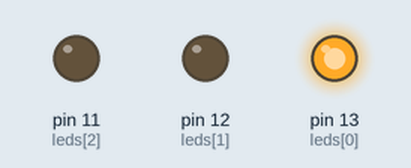
Recording of a sketch running on a simulated Arduino Uno, built with avr-gcc and run on an emulated ATmega328P. On the bench: output pins drawn as LEDs (lit = HIGH).

Above: at 0.5 s.
At 2.5 s:
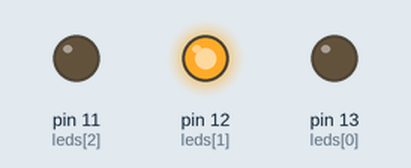
At 4.5 s:
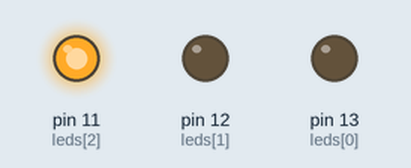
At 5.5 s:
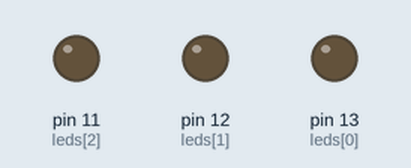
Timing chart, 0 to 7.8 s (numbered marks = the images above):
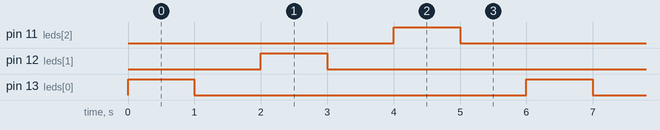

Measured:
- by itself, pin 11 (leds[2]), pin 12 (leds[1]), pin 13 (leds[0]): alternates HIGH for 1.0 s and LOW for 5.0 s
- by itself, everything shown: repeats every 6.0 s, in 6 steps

The sketch:

trafficLight-2.ino
```cpp
int leds[] = {13, 12, 11};
void setup() {
  for (int i=0; i < (sizeof(leds)/sizeof(int)); i++) {
    pinMode(leds[i], OUTPUT);
  }
}

void loop() {
  for (int i=0; i < (sizeof(leds)/sizeof(int)); i++) {
    BlinkMe(leds[i]);
  }
}

void BlinkMe(int ledOn) {
  digitalWrite(ledOn, HIGH);
  delay(1000);
  digitalWrite(ledOn, LOW);
  delay(1000);
}
```
